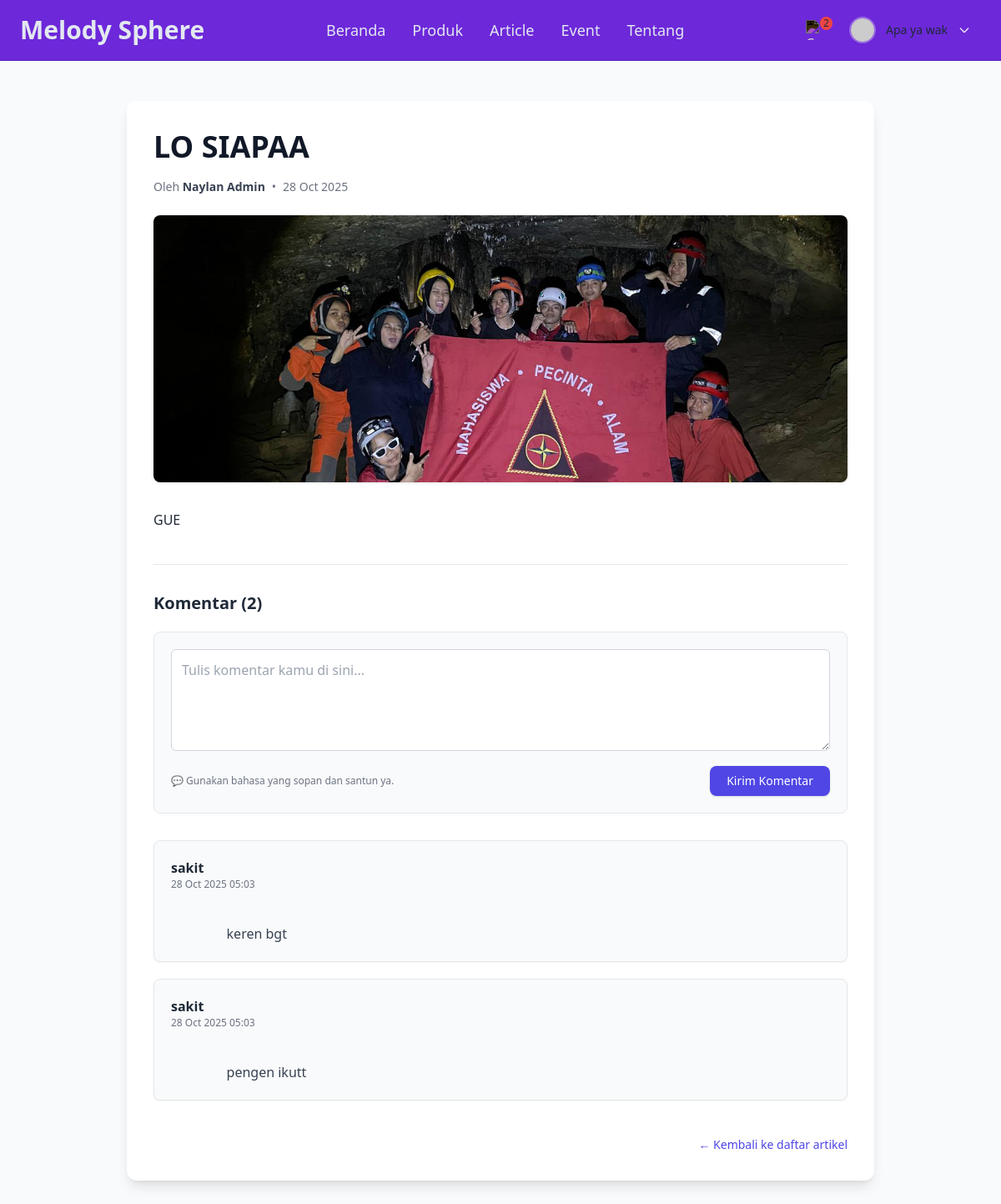
The page /projeksertifikasi-music/public/singlepost.php?slug=lo-siapaa (signed in) on the database its author committed.
### tables this page shows
CREATE TABLE `articles` (
  `id` int(11) NOT NULL,
  `title` varchar(255) NOT NULL,
  `slug` varchar(255) NOT NULL,
  `content` mediumtext NOT NULL,
  `featured_image` varchar(255) DEFAULT NULL,
  `author_id` int(11) DEFAULT NULL,
  `created_at` datetime DEFAULT current_timestamp(),
  `updated_at` datetime DEFAULT current_timestamp() ON UPDATE current_timestamp()
);

CREATE TABLE `users` (
  `id` int(11) NOT NULL,
  `name` varchar(150) NOT NULL,
  `email` varchar(150) NOT NULL,
  `password_hash` varchar(255) NOT NULL,
  `role` enum('user','admin') NOT NULL DEFAULT 'user',
  `created_at` datetime NOT NULL DEFAULT current_timestamp()
);

CREATE TABLE `comments` (
  `id` int(11) NOT NULL,
  `article_id` int(11) NOT NULL,
  `user_id` int(11) DEFAULT NULL,
  `body` text NOT NULL,
  `created_at` datetime DEFAULT current_timestamp(),
  `is_approved` tinyint(1) DEFAULT 1
);

### projeksertifikasi-music/app/functions.php (called while the page is built, shortened)
<?php
if (!function_exists('e')) {
  function e($s){ return htmlspecialchars($s ?? '', ENT_QUOTES, 'UTF-8'); }
}

### projeksertifikasi-music/public/singlepost.php (the view, shortened to what this page needs)
<?php
require_once __DIR__ . '/../config/config.php';
require_once __DIR__ . '/../app/functions.php';
$slug = isset($_GET['slug']) ? trim($_GET['slug']) : '';
$stmt = mysqli_prepare($koneksi, "
  SELECT a.*, u.name AS author
  FROM articles a
  LEFT JOIN users u ON a.author_id = u.id
  WHERE a.slug = ?
  LIMIT 1
");
mysqli_stmt_bind_param($stmt, "s", $slug);
mysqli_stmt_execute($stmt);
$res = mysqli_stmt_get_result($stmt);
$article = mysqli_fetch_assoc($res);
include __DIR__ . '/_header.php';
?>
<main class="min-h-screen bg-gray-50 py-12 px-4 sm:px-6 lg:px-8">
  <article class="max-w-4xl mx-auto bg-white shadow-lg rounded-xl p-8">
    <h1 class="text-4xl font-bold text-gray-900 mb-4 leading-tight">
      <?= e($article['title']) ?>
    </h1>
    <div class="flex flex-wrap items-center text-sm text-gray-500 mb-6">
      <span>Oleh <span class="font-semibold text-gray-700"><?= e($article['author'] ?? 'Admin') ?></span></span>
      <span class="mx-2">•</span>
      <span><?= date('d M Y', strtotime($article['created_at'])) ?></span>
    </div>
    <?php if (!empty($article['featured_image']) && file_exists(__DIR__ . '/' . $article['featured_image'])): ?>
      <div class="mb-8">
        <img
          src="<?= e($article['featured_image']) ?>"
          alt="<?= e($article['title']) ?>"
          class="w-full h-80 object-cover rounded-lg shadow"
        >
      </div>
    <?php endif; ?>
    <div class="prose prose-lg prose-indigo max-w-none text-gray-800 mb-10 leading-relaxed">
      <?= $article['content']  ?>
    </div>
    <?php
      $article_id = (int)$article['id'];
      $stmtC = $koneksi->prepare("
        SELECT c.id, c.body, c.created_at, c.user_id, u.name AS user_name
        FROM comments c
        LEFT JOIN users u ON u.id = c.user_id
        WHERE c.article_id = ? AND c.is_approved = 1
        ORDER BY c.created_at ASC
      ");
      $stmtC->bind_param("i", $article_id);
      $stmtC->execute();
      $comments = $stmtC->get_result()->fetch_all(MYSQLI_ASSOC);
    ?>
    <section id="comments" class="border-t pt-8 mt-10">
      <h3 class="text-xl font-semibold mb-5 text-gray-800">
        Komentar (<?= e(count($comments)) ?>)
      </h3>
      <?php if (!empty($_SESSION['user_id'])): ?>
        <form method="post" action="../app/process_comment.php" class="mb-8 bg-gray-50 p-5 rounded-lg border border-gray-200">
          <textarea
            name="body"
            rows="4"
            class="w-full border border-gray-300 rounded-md p-3 text-gray-700 focus:ring-2 focus:ring-indigo-500 focus:border-indigo-500"
            placeholder="Tulis komentar kamu di sini..."
            required></textarea>
          <div class="mt-3 flex items-center justify-between">
            <span class="text-xs text-gray-500">💬 Gunakan bahasa yang sopan dan santun ya.</span>
            <button type="submit" class="bg-indigo-600 hover:bg-indigo-700 text-white text-sm px-5 py-2 rounded-lg shadow">
              Kirim Komentar
            </button>
          </div>
        </form>
      <?php else: ?>
        <div class="mb-8 text-sm text-gray-600">
          <a href="login.php" class="text-indigo-600 hover:underline font-medium">Login</a> untuk menulis komentar.
        </div>
      <?php endif; ?>
      <div class="space-y-5">
        <?php if (empty($comments)): ?>
          <div class="text-gray-600 italic">Belum ada komentar. Jadilah yang pertama!</div>
        <?php else: ?>
          <?php foreach ($comments as $c): ?>
            <div class="bg-gray-50 border border-gray-200 p-5 rounded-lg shadow-sm">
              <div class="flex justify-between items-start">
                <div>
                  <div class="font-semibold text-gray-800"><?= e($c['user_name'] ?? 'Guest') ?></div>
                  <div class="text-xs text-gray-500"><?= e(date('d M Y H:i', strtotime($c['created_at']))) ?></div>
                </div>
              </div>
              <p class="mt-3 text-gray-700 leading-relaxed whitespace-pre-wrap">
                <?= e($c['body']) ?>
              </p>
            </div>
          <?php endforeach; ?>
        <?php endif; ?>
      </div>
    </section>
    <div class="mt-10 text-right">
      <a href="articles.php" class="text-indigo-600 hover:text-indigo-800 text-sm font-medium">
        ← Kembali ke daftar artikel
      </a>
    </div>
  </article>
</main>

### rows shown on the page
articles: title "LO SIAPAA", author.name "Naylan Admin", created_at "28 Oct 2025", featured_image (picture), content "GUE"
comments: user.name "sakit", created_at "28 Oct 2025 05:03", body "keren bgt"
comments: user.name "sakit", created_at "28 Oct 2025 05:03", body "pengen ikutt"

### other values the page prints
$_SESSION['user_name'] "Apa ya wak"
count($comments) "2"
